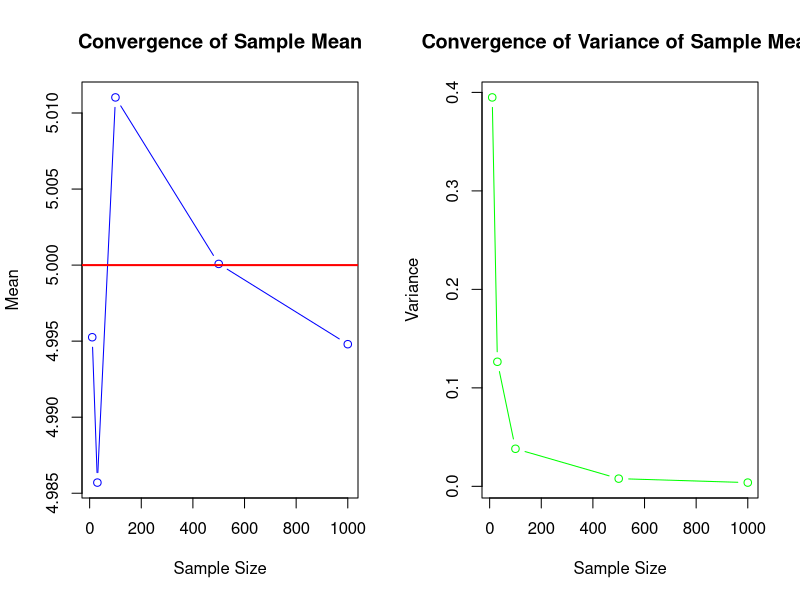

R code for this plot:
# Parameters
mu <- 5                              # Population mean
sigma <- 2                           # Population standard deviation
sample_sizes <- c(10, 30, 100, 500, 1000)  # Different sample sizes
N_sim <- 1000                        # Number of simulations

# Initialize vectors
means <- numeric(length(sample_sizes))  # Store mean for each sample size
vars <- numeric(length(sample_sizes))   # Store variance for each sample size

# Simulation
set.seed(123)                        # Set seed for reproducibility

for (i in 1:length(sample_sizes)) {

  n <- sample_sizes[i]               # Select current sample size

  # Generate 1000 sample means
  sample_means <- replicate(
    N_sim,
    mean(rnorm(n, mean = mu, sd = sigma))
  )

  means[i] <- mean(sample_means)     # Average of 1000 sample means
  vars[i] <- var(sample_means)       # Variance of 1000 sample means
}

# Graphical Output
par(mfrow = c(1, 2))                 # Arrange 2 plots in one row

# Plot sample means
plot(sample_sizes, means,
     type = "b",                     # Points connected by lines
     col = "blue",
     main = "Convergence of Sample Mean",
     xlab = "Sample Size",
     ylab = "Mean")

abline(h = mu,
       col = "red",                  # True population mean
       lwd = 2)

# Plot variance of sample means
plot(sample_sizes, vars,
     type = "b",
     col = "green",
     main = "Convergence of Variance of Sample Mean",
     xlab = "Sample Size",
     ylab = "Variance")

abline(h = sigma^2,
       col = "red",
       lwd = 2)
